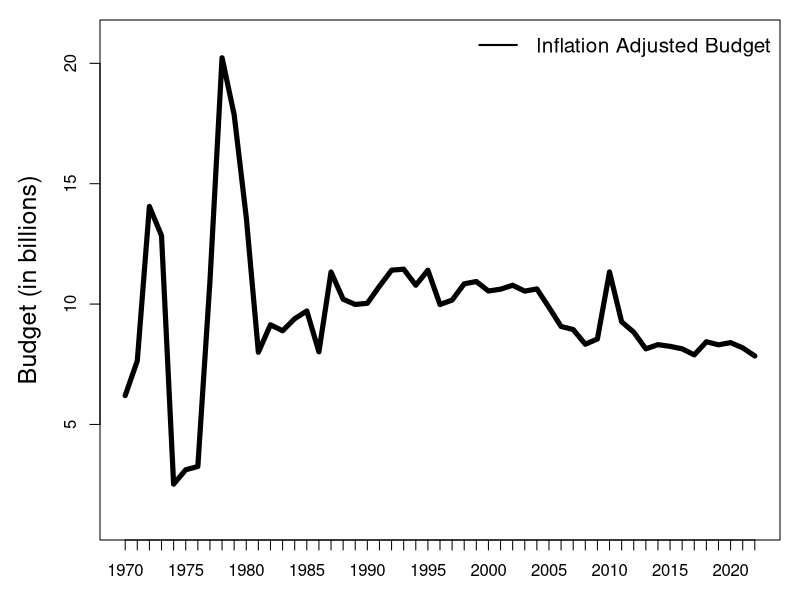
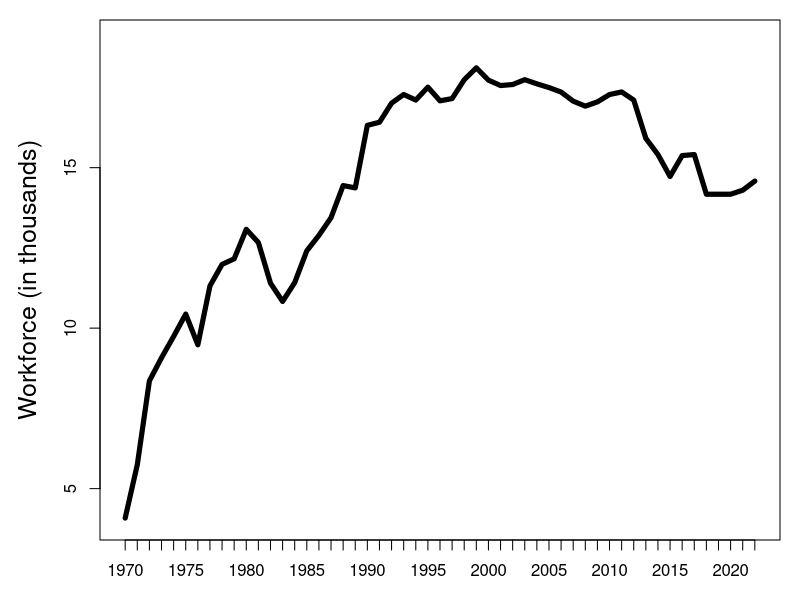

The R source for these figures, in order:
## ---- chunk 1
knitr::opts_knit$set(root.dir = normalizePath(".."))
## ---- chunk 2
#| message: false
#| include: false

epaData <- read.csv("lectures/data/epa.csv")

pdf("lectures/img/epaBudget.pdf", height=5,width=10)
par(mar=c(3,5,1,1)) 
plot(epaData$fy, epaData$budgetReal/1000, ylim=c(1,21),type="l", lwd=5, xaxt="n", main="", ylab="Budget (in billions)", xlab="", cex.lab=1.5)
axis(1,1970:2022, cex=1)
legend("topright", c("Inflation Adjusted Budget"),lty=1,lwd=2,bty="n",text.font=1.5,cex=1.25)
dev.off()

summary(epaData$workers)
pdf("lectures/img/epaWorkers.pdf", height=5,width=10)
par(mar=c(3,5,1,1)) 
plot(epaData$fy, epaData$workers/1000, ylim=c(4,19),type="l", lwd=5, xaxt="n", main="", ylab="Workforce (in thousands)", xlab="", cex.lab=1.5)
axis(1,1970:2022, cex=1)
dev.off()
